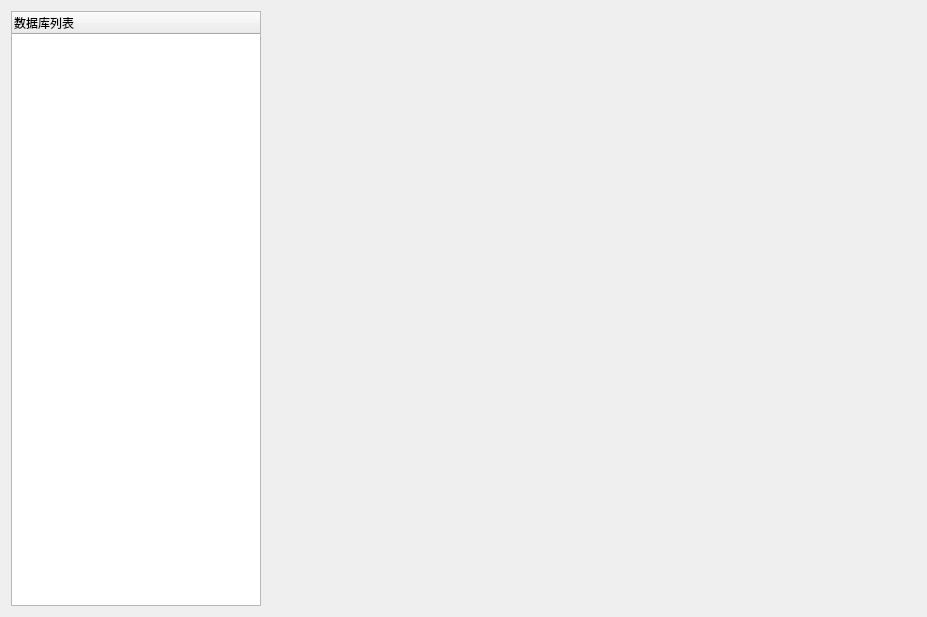
<?xml version="1.0" encoding="UTF-8"?>
<ui version="4.0">
 <class>Dialog</class>
 <widget class="QDialog" name="Dialog">
  <property name="geometry">
   <rect>
    <x>0</x>
    <y>0</y>
    <width>927</width>
    <height>617</height>
   </rect>
  </property>
  <property name="windowTitle">
   <string>Dialog</string>
  </property>
  <layout class="QGridLayout" name="gridLayout">
   <item row="0" column="0">
    <widget class="QTreeWidget" name="treeWidget">
     <property name="maximumSize">
      <size>
       <width>250</width>
       <height>16777215</height>
      </size>
     </property>
     <property name="contextMenuPolicy">
      <enum>Qt::CustomContextMenu</enum>
     </property>
     <column>
      <property name="text">
       <string>数据库列表</string>
      </property>
     </column>
    </widget>
   </item>
   <item row="0" column="1">
    <widget class="QStackedWidget" name="stackedWidget">
     <widget class="QWidget" name="page"/>
     <widget class="QWidget" name="page_2"/>
    </widget>
   </item>
  </layout>
 </widget>
 <layoutdefault spacing="6" margin="11"/>
 <resources/>
 <connections/>
</ui>
